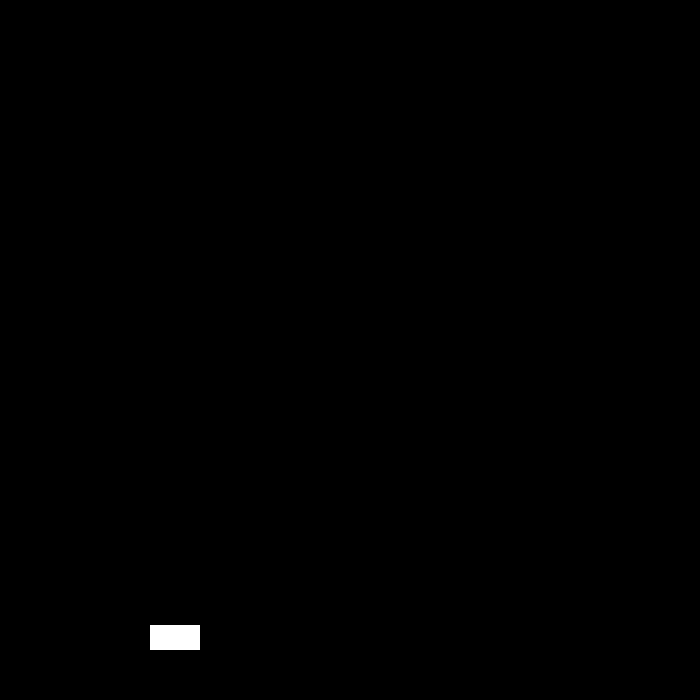
Frame 1 (no input)
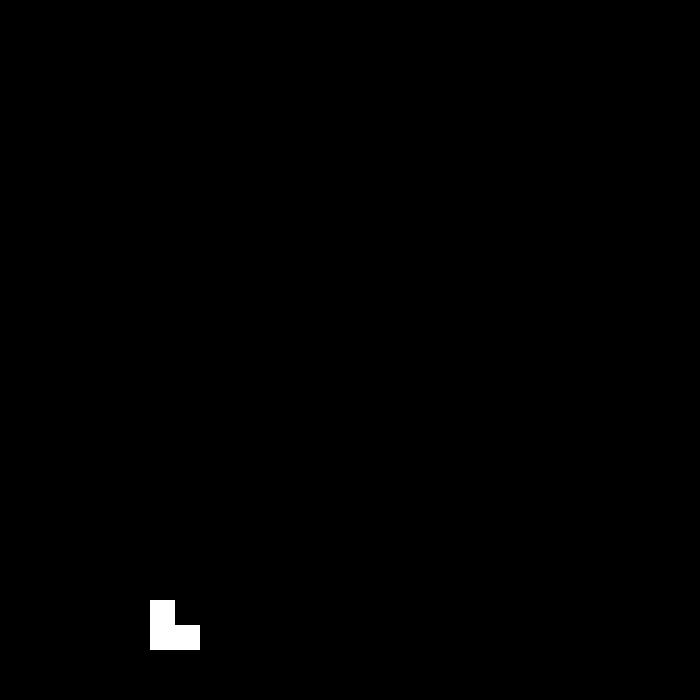
Frame 2 (the mouse pressed at the canvas centre, redrawn once)

The p5.js sketch that drew these frames (run headless with seeded random() and noise() and a simulated clock; the mouse was pressed at the canvas centre and the sketch redrawn once):

// p5.js sketch
// ── sketch.js
let mode = "manual";
const gridWidth = 700;
const gridHeight = 700;
const cellSize = 25;
let cells = [];
let walls = [];
let maze = [];
let mazeWalls = [];

function setup() {
    createCanvas(gridWidth, gridHeight);
    createGrid();
    createWalls();
    addButton();

    // Add random starting cell to maze
    let randomCell = cells[Math.floor(Math.random() * cells.length)];
    randomCell.visited = true;
    maze.push(randomCell);
}

function draw() {
    background(0, 0, 0);

    if (mode === "manual") {
        noLoop();
    }

    createMazeWalls();

    // Pick random wall
    let randomWall = mazeWalls[Math.floor(Math.random() * mazeWalls.length)];
    randomWall.color = "blue";

    // Find neighbouring cell
    let neighbouringCell = cells.filter((cell) => {
        return (
            cell.walls.some((wall) => {
                return (
                    wall[0] === randomWall.x1 &&
                    wall[1] === randomWall.y1 &&
                    wall[2] === randomWall.x2 &&
                    wall[3] === randomWall.y2
                );
            }) && !cell.visited
        );
    });

    // if (neighbouringCell[0]?.index === !undefined) {
    let neighbourCount = countNeighbours(neighbouringCell[0].index);

    // Add neighbouring cell to maze if only one neighbour + remove wall
    if (neighbourCount === 1) {
        neighbouringCell[0].visited = true;
        maze.push(neighbouringCell[0]);
        mazeWalls = mazeWalls.filter(
            (o) =>
                !(
                    o.x1 === randomWall.x1 &&
                    o.y1 === randomWall.y1 &&
                    o.x2 === randomWall.x2 &&
                    o.y2 === randomWall.y2
                )
        );
    }

    // Display cells and walls
    let flattenedCells = cells.flat();
    flattenedCells.forEach((cell) => {
        cell.show();
    });

    // mazeWalls.forEach((wall) => {
    //     wall.show();
    // });
}

function stepPlusOne() {
    mode = "manual";
    loop();
}

function stepRun() {
    mode = "auto";
    frameRate(60);
    loop();
}

function addButton() {
    let buttonContainer = createDiv();
    buttonContainer.style("display", "flex");
    buttonContainer.style("align-items", "center");
    buttonContainer.style("gap", "10px");

    let stepText = createP("Click to step");
    stepText.parent(buttonContainer);
    let stepButton = createButton("+1");
    stepButton.mousePressed(stepPlusOne);
    stepButton.parent(buttonContainer);

    let runText = createP("Click to run");
    runText.parent(buttonContainer);
    let runButton = createButton(" >> ");
    runButton.mousePressed(stepRun);
    runButton.parent(buttonContainer);
}

function createGrid() {
    let rows = gridWidth / cellSize;
    let cols = gridHeight / cellSize;
    let index = 0;

    for (let y = 0; y < rows; y++) {
        for (let x = 0; x < cols; x++) {
            cells.push(new Cell(x, y, cellSize, index));
            index++;
        }
    }
}

function createWalls() {
    cells.forEach((cell) => {
        // top wall
        let x1 = cell.x * cellSize;
        let y1 = cell.y * cellSize;
        let x2 = (cell.x + 1) * cellSize;
        let y2 = cell.y * cellSize;
        if (y1 !== 0 && y2 !== 0) {
            walls.push(new Wall(x1, y1, x2, y2));
            cell.walls.push([x1, y1, x2, y2]);
        }
        // right wall
        x1 = (cell.x + 1) * cellSize;
        y1 = cell.y * cellSize;
        x2 = (cell.x + 1) * cellSize;
        y2 = (cell.y + 1) * cellSize;
        if (x1 !== gridWidth && x2 !== gridWidth) {
            walls.push(new Wall(x1, y1, x2, y2));
            cell.walls.push([x1, y1, x2, y2]);
        }
        // bottom wall
        x1 = cell.x * cellSize;
        y1 = (cell.y + 1) * cellSize;
        x2 = (cell.x + 1) * cellSize;
        y2 = (cell.y + 1) * cellSize;
        if (y1 !== gridHeight && y2 !== gridHeight) {
            walls.push(new Wall(x1, y1, x2, y2));
            cell.walls.push([x1, y1, x2, y2]);
        }
        // left wall
        x1 = cell.x * cellSize;
        y1 = cell.y * cellSize;
        x2 = cell.x * cellSize;
        y2 = (cell.y + 1) * cellSize;
        if (x1 !== 0 && x2 !== 0) {
            walls.push(new Wall(x1, y1, x2, y2));
            cell.walls.push([x1, y1, x2, y2]);
        }
    });
}

function createMazeWalls() {
    mazeWalls = [];
    cells.forEach((cell) => {
        if (!cell.visited) return;

        // top wall
        let x1 = cell.x * cellSize;
        let y1 = cell.y * cellSize;
        let x2 = (cell.x + 1) * cellSize;
        let y2 = cell.y * cellSize;
        if (y1 !== 0 && y2 !== 0) {
            // Above cell
            let aboveCell = cells.find(
                (c) => c.x === cell.x && c.y === cell.y - 1
            );
            if (aboveCell && !aboveCell.visited)
                mazeWalls.push(new Wall(x1, y1, x2, y2, "red"));
        }
        // right wall
        x1 = (cell.x + 1) * cellSize;
        y1 = cell.y * cellSize;
        x2 = (cell.x + 1) * cellSize;
        y2 = (cell.y + 1) * cellSize;
        if (x1 !== gridWidth && x2 !== gridWidth) {
            // Right cell
            let rightCell = cells.find(
                (c) => c.x === cell.x + 1 && c.y === cell.y
            );
            if (rightCell && !rightCell.visited)
                mazeWalls.push(new Wall(x1, y1, x2, y2, "red"));
        }
        // bottom wall
        x1 = cell.x * cellSize;
        y1 = (cell.y + 1) * cellSize;
        x2 = (cell.x + 1) * cellSize;
        y2 = (cell.y + 1) * cellSize;
        if (y1 !== gridHeight && y2 !== gridHeight) {
            // Below cell
            let belowCell = cells.find(
                (c) => c.x === cell.x && c.y === cell.y + 1
            );
            if (belowCell && !belowCell.visited)
                mazeWalls.push(new Wall(x1, y1, x2, y2, "red"));
        }
        // left wall
        x1 = cell.x * cellSize;
        y1 = cell.y * cellSize;
        x2 = cell.x * cellSize;
        y2 = (cell.y + 1) * cellSize;
        if (x1 !== 0 && x2 !== 0) {
            // Left cell
            let leftCell = cells.find(
                (c) => c.x === cell.x - 1 && c.y === cell.y
            );
            if (leftCell && !leftCell.visited)
                mazeWalls.push(new Wall(x1, y1, x2, y2, "red"));
        }
    });
}

function countNeighbours(current) {
    let x = cells[current].x;
    let y = cells[current].y;

    let potentialNextCells = [];

    let aboveCell = cells.find((cell) => cell.x === x && cell.y === y - 1);
    if (aboveCell && aboveCell.visited) {
        potentialNextCells.push(aboveCell);
    }
    let rigthCell = cells.find((cell) => cell.x === x + 1 && cell.y === y);
    if (rigthCell && rigthCell.visited) {
        potentialNextCells.push(rigthCell);
    }
    let belowCell = cells.find((cell) => cell.x === x && cell.y === y + 1);
    if (belowCell && belowCell.visited) {
        potentialNextCells.push(belowCell);
    }
    let leftCell = cells.find((cell) => cell.x === x - 1 && cell.y === y);
    if (leftCell && leftCell.visited) {
        potentialNextCells.push(leftCell);
    }

    // let randomNextCell =
    //     potentialNextCells[
    //         Math.floor(Math.random() * potentialNextCells.length)
    //     ];

    // if (randomNextCell === undefined) {
    //     stack.pop();
    //     return;
    // }

    // randomNextCell.visited = true;

    // nextCellIndex = cells.findIndex(
    //     (c) => c.x === randomNextCell.x && c.y === randomNextCell.y
    // );

    // stack.push(nextCellIndex);

    // removeWalls(cells[current], cells[nextCellIndex]);
    return potentialNextCells.length;
}

// ── cell.js
class Cell {
    constructor(x, y, size, index) {
        this.x = x;
        this.y = y;
        this.size = size;
        this.walls = []; // top, right, bottom, left
        this.index = index;
        this.visited = false;
    }

    show() {
        if (this.visited) {
            noStroke();
            fill(255);
            rect(this.x * this.size, this.y * this.size, this.size, this.size);

            // fill(0);
            // strokeWeight(1);
            // text(
            //     this.index,
            //     this.x * this.size + this.size / 2,
            //     this.y * this.size + this.size / 2
            // );
        }
    }
}

// ── style.css
html,
body {
  margin: 0;
  padding: 0;
  background-color: rgb(25, 146, 146);
  display: flex;
  justify-content: space-between;
  flex-direction: column;
  align-items: center;
}

// ── wall.js
class Wall {
    constructor(x1, y1, x2, y2, color) {
        this.x1 = x1;
        this.y1 = y1;
        this.x2 = x2;
        this.y2 = y2;
        this.color = color;
    }

    show() {
        stroke(this.color);
        strokeWeight(3);
        line(this.x1, this.y1, this.x2, this.y2);
    }
}
